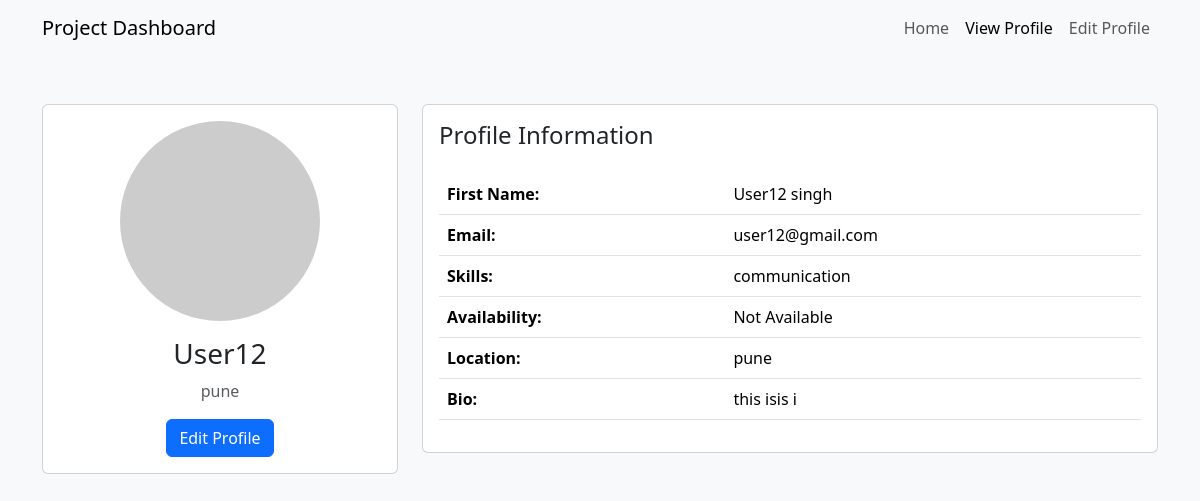
Page /my_profile/ (signed in) on the earlier database version.
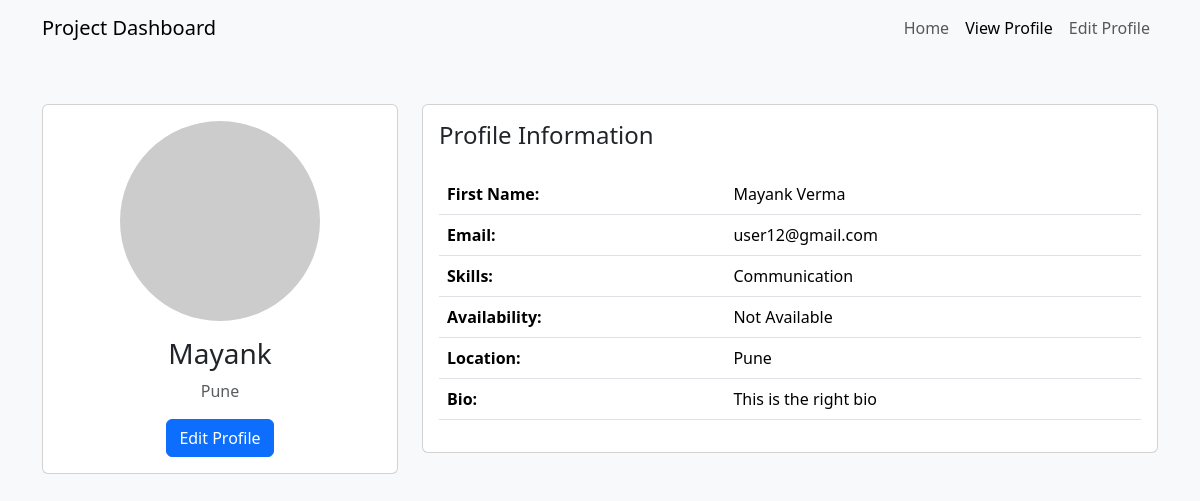
Same page on the later database version.
### account/models.py (models this page shows, shortened)
class UserProfile(models.Model):
    user = models.OneToOneField(User, on_delete=models.CASCADE)
    first_name = models.CharField(max_length=100)
    last_name = models.CharField(max_length=100)
    skills = models.CharField(max_length=300)
    availability = models.BooleanField(default=True)
    location = models.CharField(max_length=200)
    bio = models.TextField(blank=True, null=True)  # Additional field for biography

### account/views.py (the view)
# urls.py: path('my_profile/', Profile, name='Profile'),
@login_required
def Profile(request):
    try:
        user_profile = UserProfile.objects.get(user=request.user)
        print(request.user.email)
    except UserProfile.DoesNotExist:
        return render(request, 'profile_not_found.html')  # Or redirect to a suitable page
    context = {
        'user_profile': user_profile,
        'user_email': request.user.email
    }
    return render(request, 'profile_display.html', context)

### template/Profile_display.html (shortened to what this page needs)
<!DOCTYPE html>
<html lang="en">
<head>
    <link href="https://cdn.jsdelivr.net/npm/bootstrap@5.3.2/dist/css/bootstrap.min.css" rel="stylesheet">
</head>
<body class="bg-light">
    <nav class="navbar navbar-expand-lg navbar-light bg-light">
        <div class="container">
            <a class="navbar-brand" href="{% url 'dashboard' %}">Project Dashboard</a>
            <div class="collapse navbar-collapse" id="navbarNav">
                <ul class="navbar-nav ms-auto">
                    <li class="nav-item">
                        <a class="nav-link" href="{% url 'dashboard' %}">Home</a>
                    </li>
                    <li class="nav-item">
                        <a class="nav-link active" href="#">View Profile</a>
                    </li>
                    <li class="nav-item">
                        <a class="nav-link" href="{% url 'edit_profile' %}">Edit Profile</a>
                    </li>
                </ul>
            </div>
        </div>
    </nav>
    <div class="container mt-5">
        <div class="row">
            <div class="col-md-4 mb-4">
                <div class="card">
                    <div class="card-body text-center">
                        {% if profile.profile_picture %}
                            <img src="{{ profile.profile_picture.url }}" alt="Profile Picture" class="profile-picture mb-3">
                        {% else %}
                            <img src="https://via.placeholder.com/200" alt="Profile Picture" class="profile-picture mb-3">
                        {% endif %}
                        <h3 class="card-title">{{ user_profile.first_name }} {{ profiluser_profile.last_name }}</h3>
                        <p class="text-muted">{{ user_profile.location }}</p>
                        <a href="{% url 'edit_profile' %}" class="btn btn-primary">Edit Profile</a>
                    </div>
                </div>
            </div>
            <div class="col-md-8">
                <div class="card">
                    <div class="card-body">
                        <h4 class="card-title mb-4">Profile Information</h4>
                        <table class="table">
                            <tr>
                                <th>First Name:</th>
                                <td>{{ user_profile.first_name }} {{ user_profile.last_name }}</td>
                            </tr>
                            <tr>
                                <th>Email:</th>
                                <td>{{ user_email }}</td>
                            </tr>
                            <tr>
                                <th>Skills:</th>
                                <td>{{ user_profile.skills }}</td>
                            </tr>
                            <tr>
                                <th>Availability:</th>
                                <td>{% if profile.availability %}Available{% else %}Not Available{% endif %}</td>
                            </tr>
                            <tr>
                                <th>Location:</th>
                                <td>{{ user_profile.location }}</td>
                            </tr>
                            <tr>
                                <th>Bio:</th>
                                <td>{{ user_profile.bio|default:"No bio provided" }}</td>
                            </tr>
                        </table>
                    </div>
                </div>
            </div>
        </div>
    </div>
</body>
</html>

Differences in the rows shown:
changed UserProfile: first_name "User12" → "Mayank"; location "pune" → "Pune"; last_name "singh" → "Verma"; skills "communication" → "Communication"; bio "this isis i" → "This is the right bio"
